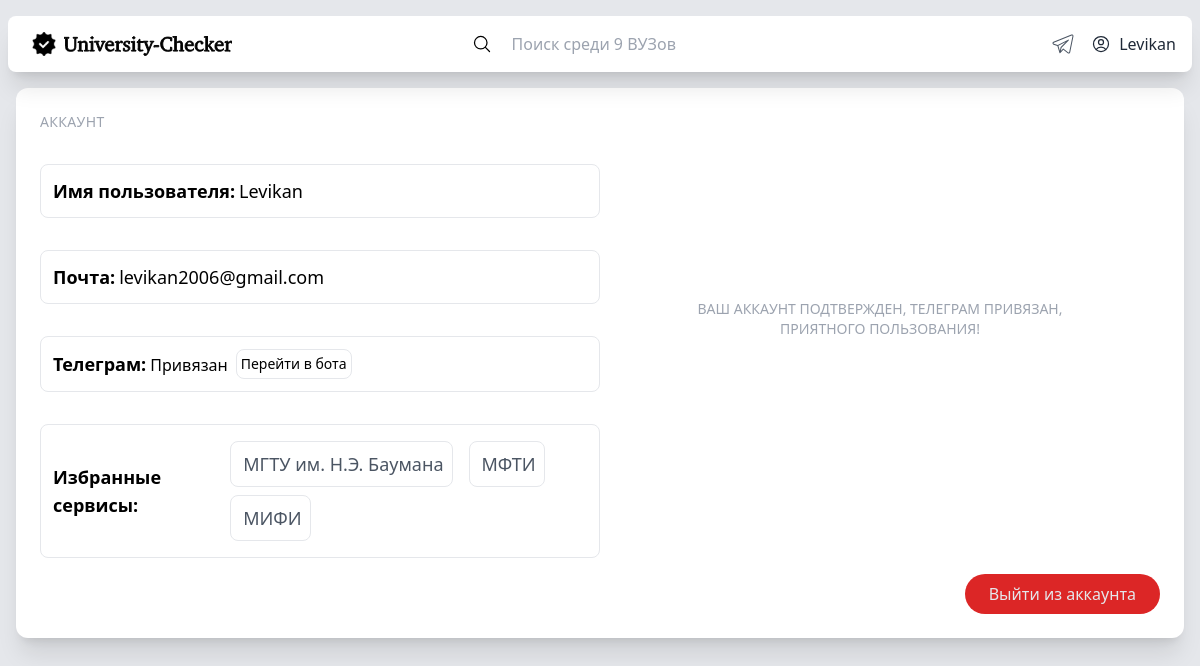
/account/ (signed in), run on the app's committed database.
### models/models.py (models this page shows, shortened)
class User(AbstractBaseUser, PermissionsMixin):
    username = models.CharField(unique=True,  verbose_name='username', max_length=20, null=True)
    email = models.EmailField(unique=True, null=True, verbose_name='email')
    subscribes = models.CharField(null=True, max_length=9999)
    tgid = models.CharField(unique=True, null=True, max_length=50)
    is_staff = models.BooleanField(
        _('staff status'),
        default=False,
        help_text=_('Designates whether the user can log into this site.'),
    )
    is_active = models.BooleanField(
        _('active'),
        default=True,
        help_text=_(
            'Designates whether this user should be treated as active. '
            'Unselect this instead of deleting accounts.'
        ),
    )
    is_confirmed = models.BooleanField(
        _('confirmed'),
        default=False,
    )
    USERNAME_FIELD = 'username'
    REQUIRED_FIELDS = ['email']
    objects = MyUserManager()
    def __str__(self):
        return str(self.username)

class Service(models.Model):
    name = models.CharField(max_length=25, db_index=True, unique=True, verbose_name="name")
    url = models.URLField(max_length=25, unique=True)
    status = models.CharField(max_length=999999, default = None,null=True)
    reports = models.CharField(max_length=999999, default = None,null=True)
    time = models.CharField(max_length=999999, default = None,null=True)
    slug = models.SlugField(max_length=255, unique=True, db_index=True)
    image = models.FileField(null=True)
    abbreviation = models.CharField(unique=True, max_length=255, null=True)

### core/views.py (the view)
# urls.py: path('account/', core_views.account),
def account(request, **kwargs):
    username = request.user
    print(kwargs)
    try:
        user = User.objects.get(username=username)
        if user.subscribes:
            subscribes = user.subscribes.split(',')
            subscribes = [i[:].strip() for i in subscribes]
            del subscribes[-1]
            print(subscribes)
            c_s = []
            for service in subscribes:
                if Service.objects.get(slug=service):
                    s = Service.objects.get(slug=service)
                    subs = {}
                    subs['abb'] = s.abbreviation
                    subs['slug'] = s.slug
                    c_s.append(subs)
                else:
                    c_s.append("Нет подписок")
            print(c_s)
        else:
            c_s = ""
        dc = model_to_dict(user)
        try:
            please_confirm = kwargs['please_confirm']
            dc['please_confirm'] = please_confirm
        except:
            pass
        try:
            already_exist = kwargs['already_exist']
            dc['already_exist'] = already_exist
        except:
            pass
        try:
            tg = kwargs['tg']
            dc['tg'] = tg
        except:
            pass
            print(dc)
        return render(request, "account.html", {"dict": dc, "subs": c_s, "count":  count_services()})
    except ObjectDoesNotExist:
        return log_in(request)

### core/views.py (called while the page is built)
def count_services():
    count = Service.objects.all().count()
    return count

### core/templates/account.html (shortened to what this page needs)
<!DOCTYPE html>
<html lang="en">
<head>
    <script src="https://cdn.tailwindcss.com"></script>
</head>
<body>
    <div class="absolute md:w-full min-w-screen md:min-h-screen  h-auto flex bg-gray-200">
        <div class="shrink flex flex-col w-full min-h-screen max-w-screen-xl">
            <div class="shrink flex w-full sticky top-0 px-2 z-50">
                <div class="rounded-lg bg-white mt-4 shadow-xl p-2 w-full flex">
                    <div class="shrink flex">
                        <a href="/">
                        <div class="flex py-2 pl-2 pr-4 md:px-4 rounded-lg hover:bg-gray-100 cursor-pointer duration-100 text-gray-800 font-medium">
                            <img src="/static/favicon.ico" class="hidden md:flex rounded w-6 place-self-center mr-2">
                        </div></a>
                    </div>
                    <div class="grow flex w-full">
                        <form action="/search/" method="POST" class="flex mx-auto w-auto">
                            <button class="hover:text-neutral-500" type="submit" value="" >
                            <svg xmlns="http://www.w3.org/2000/svg" fill="none" viewBox="0 0 24 24" stroke-width="1.5" stroke="currentColor" class="w-5 h-5 place-self-center mr-2">
                                <path stroke-linecap="round" stroke-linejoin="round" d="M21 21l-5.197-5.197m0 0A7.5 7.5 0 105.196 5.196a7.5 7.5 0 0010.607 10.607z" />
                            </svg></button>
                            <input name="search" autocomplete="off" class="flex mx-auto py-2 px-2  rounded-lg w-80  hover:bg-gray-100 cursor-pointer duration-100 text-gray-600 outline-0 placeholder:px-1 " placeholder="Поиск среди {{count}} ВУЗов"/>
                        </form>
                    </div>
                    <a target="_blank" href="https://t.me/university_checker_bot">
                    <div class="w-18 flex py-2 px-2 rounded-lg hover:bg-gray-100 cursor-pointer duration-100 text-gray-800">
                    </div>
                    </a>
                    {% if not user.is_authenticated %}
                    <a href="/login/">
                    <div class="shrink flex">
                        <div class="flex py-2 px-2 rounded-lg hover:bg-gray-100 cursor-pointer duration-100 text-gray-800 font-medium">
                            <svg xmlns="http://www.w3.org/2000/svg" fill="none" viewBox="0 0 24 24" stroke-width="1.5" stroke="currentColor" class="w-5 h-5 place-self-center mr-2">
                                <path stroke-linecap="round" stroke-linejoin="round" d="M17.982 18.725A7.488 7.488 0 0012 15.75a7.488 7.488 0 00-5.982 2.975m11.963 0a9 9 0 10-11.963 0m11.963 0A8.966 8.966 0 0112 21a8.966 8.966 0 01-5.982-2.275M15 9.75a3 3 0 11-6 0 3 3 0 016 0z" />
                            </svg>
                            <p>
                                Авторизация
                            </p>
                        </div>
                    </div></a>
                    {% elif user.is_authenticated and user.is_confirmed%}
                    <a href="/account/">
                        <div class="shrink flex">
                            <div class="flex py-2 px-2 rounded-lg hover:bg-gray-100 cursor-pointer duration-100 text-gray-800 font-medium">
                                <p>
                                    {{user}}
                                </p>
                            </div>
                        </div></a>
                    {%endif%}
                </div>
            </div>
            <div class="grow flex flex-col w-full mb-2">
            <div class="bg-white shadow-xl rounded-xl h-auto p-6 m-4 z-0 hover:shadow-4xl  ">
                <div class="grid md:grid-cols-2 col-span-2">
                    <div class="flex text-lg flex-col justify-start">
                        <span class="uppercase text-gray-400 text-sm mb-4 tracking-wide">аккаунт</span>
                        <div class="flex my-4 p-3 border border-gray-200 rounded-lg ">
                            <p class="font-semibold">Имя пользователя: </p> <p class="ml-1"> {{dict.username}}</p>
                        </div>
                        <div class="flex my-4 p-3 border border-gray-200 rounded-lg ">
                            <p class="font-semibold">Почта: </p> <p class="ml-1"> {{dict.email}}</p>
                        </div>
                        <div class="flex my-4 p-3 border border-gray-200 rounded-lg">
                            <p class="font-semibold place-self-center">Телеграм: </p> <p class="ml-1">
                                {%if dict.tgid%}
                                    <p class="text-base pt-1 lace-self-center mr-2">Привязан </p><a target="_blank" class="flex place-self-center p-1 border hover:shadow-md border-gray-200 rounded-lg text-sm"
                                    href="https://t.me/university_checker_bot">Перейти в бота</a>
                                {%elif not tgid%}
                                <a target="_blank" class="flex place-content-center p-1 border hover:shadow-md border-gray-200 rounded-lg text-sm"
                                href="https://t.me/university_checker_bot">Привязать</a>
                                {%endif%}
                            </p>
                        </div>
                            <div class="flex my-4 place-items-center p-3 border border-gray-200 rounded-lg">
                                <p class="font-semibold">Избранные сервисы: </p>
                                <div class="flex flex-wrap">
                                    {%for s in subs%}
                                    <a class="mx-2 my-1 text-gray-600  flex place-content-center p-2 border border-gray-200 rounded-lg hover:shadow-lg hover:cursor-pointer duration-100" href="/service/{{s.slug}}">
                                    <p class="ml-1"> {{s.abb}}</p>
                                    </a>
                                    {%endfor%}
                                </div>
                            </div>
                    </div>
                    <div class="flex md:mt-0 my-8 text-lg flex-col justify-center place-items-center">
                        {% if user.is_authenticated and user.is_confirmed and dict.tgid%}
                        <span class=" text-center uppercase text-gray-400 text-sm mb-4">Ваш аккаунт подтвержден, телеграм привязан, <br>приятного пользования! </span>
                        {% elif user.is_authenticated and user.is_confirmed and not dict.tgid%}
                        <span class=" text-center uppercase text-gray-400 text-sm mb-4">Ваш аккаунт подтвержден, приятного пользования! </span>
                        {% elif not user.is_confirmed%}
                        <span class="uppercase text-gray-400 text-sm mb-4">Подтвердите ваш аккаунт, проверьте почту!</span>
                        {%endif%}
                    </div>
                    </div>
                    <div class="flex justify-end w-full">
                        <a href="/logout/">
                            <button class=" bg-red-600 hover:bg-red-700 duration-100 ease-out rounded-full py-2 px-6 text-gray-200 flex place-self-end relative">
                                Выйти из аккаунта
                            </button>
                        </a>
                    </div>
                </div>
            </div>
        </div>
    </div>
</body>

### data on the page
User: username "Levikan", email "levikan2006@gmail.com"
Service: abb "МГТУ им. Н.Э. Баумана"
Service: abb "МФТИ"
Service: abb "МИФИ"
